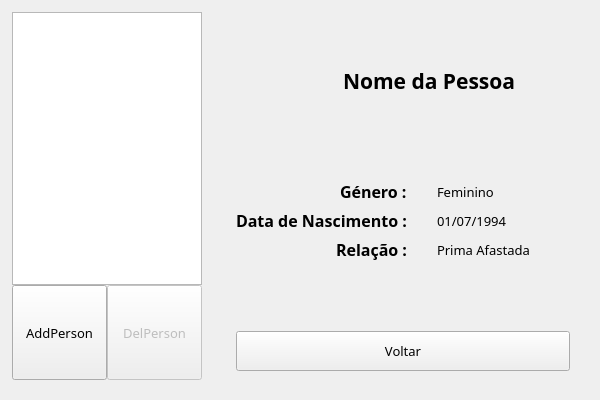
<?xml version="1.0" encoding="UTF-8"?>
<ui version="4.0">
 <class>ManagePeople</class>
 <widget class="QWidget" name="ManagePeople">
  <property name="windowModality">
   <enum>Qt::ApplicationModal</enum>
  </property>
  <property name="geometry">
   <rect>
    <x>0</x>
    <y>0</y>
    <width>600</width>
    <height>400</height>
   </rect>
  </property>
  <property name="sizePolicy">
   <sizepolicy hsizetype="Fixed" vsizetype="Fixed">
    <horstretch>0</horstretch>
    <verstretch>0</verstretch>
   </sizepolicy>
  </property>
  <property name="minimumSize">
   <size>
    <width>600</width>
    <height>400</height>
   </size>
  </property>
  <property name="font">
   <font>
    <family>Century Gothic</family>
    <pointsize>10</pointsize>
    <weight>50</weight>
    <italic>false</italic>
    <bold>false</bold>
   </font>
  </property>
  <property name="windowTitle">
   <string>Gerir Pessoas</string>
  </property>
  <property name="styleSheet">
   <string notr="true">*{
font: 10pt &quot;Century Gothic&quot;;
}
QLabel#Icon{
border-image: url(:/Icons/bin/Icons/People.png);
 }
QLabel{
font: 12pt &quot;Century Gothic&quot;;
}
QLabel#Name{
font: bold 16pt &quot;Century Gothic&quot;;
}
QLabel#Tag_1{
font: bold 12pt &quot;Century Gothic&quot;;
}
QLabel#Tag_2{
font:  bold 12pt &quot;Century Gothic&quot;;
}
QLabel#Tag_3{
font: bold 12pt &quot;Century Gothic&quot;;
}</string>
  </property>
  <layout class="QGridLayout" name="gridLayout_2">
   <item row="0" column="0">
    <layout class="QHBoxLayout" name="horizontalLayout_3">
     <item>
      <widget class="QWidget" name="verticalWidget" native="true">
       <property name="sizePolicy">
        <sizepolicy hsizetype="Maximum" vsizetype="Preferred">
         <horstretch>0</horstretch>
         <verstretch>0</verstretch>
        </sizepolicy>
       </property>
       <property name="maximumSize">
        <size>
         <width>200</width>
         <height>16777215</height>
        </size>
       </property>
       <layout class="QVBoxLayout" name="verticalLayout_3">
        <property name="spacing">
         <number>0</number>
        </property>
        <property name="leftMargin">
         <number>1</number>
        </property>
        <property name="topMargin">
         <number>1</number>
        </property>
        <item>
         <widget class="QListWidget" name="PeopleList"/>
        </item>
        <item>
         <layout class="QHBoxLayout" name="horizontalLayout_4">
          <property name="spacing">
           <number>0</number>
          </property>
          <property name="leftMargin">
           <number>0</number>
          </property>
          <property name="topMargin">
           <number>0</number>
          </property>
          <item>
           <widget class="QToolButton" name="AddPerson">
            <property name="enabled">
             <bool>true</bool>
            </property>
            <property name="sizePolicy">
             <sizepolicy hsizetype="Maximum" vsizetype="Maximum">
              <horstretch>0</horstretch>
              <verstretch>0</verstretch>
             </sizepolicy>
            </property>
            <property name="minimumSize">
             <size>
              <width>95</width>
              <height>95</height>
             </size>
            </property>
            <property name="text">
             <string>AddPerson</string>
            </property>
           </widget>
          </item>
          <item>
           <widget class="QToolButton" name="DelPerson">
            <property name="enabled">
             <bool>false</bool>
            </property>
            <property name="sizePolicy">
             <sizepolicy hsizetype="Fixed" vsizetype="Fixed">
              <horstretch>0</horstretch>
              <verstretch>0</verstretch>
             </sizepolicy>
            </property>
            <property name="minimumSize">
             <size>
              <width>95</width>
              <height>95</height>
             </size>
            </property>
            <property name="text">
             <string>DelPerson</string>
            </property>
           </widget>
          </item>
         </layout>
        </item>
       </layout>
      </widget>
     </item>
     <item>
      <widget class="QWidget" name="verticalWidget" native="true">
       <property name="sizePolicy">
        <sizepolicy hsizetype="MinimumExpanding" vsizetype="MinimumExpanding">
         <horstretch>0</horstretch>
         <verstretch>0</verstretch>
        </sizepolicy>
       </property>
       <layout class="QVBoxLayout" name="verticalLayout">
        <property name="spacing">
         <number>0</number>
        </property>
        <property name="leftMargin">
         <number>0</number>
        </property>
        <property name="topMargin">
         <number>0</number>
        </property>
        <property name="rightMargin">
         <number>0</number>
        </property>
        <property name="bottomMargin">
         <number>0</number>
        </property>
        <item>
         <widget class="QWidget" name="horizontalWidget" native="true">
          <property name="font">
           <font>
            <family>Century Gothic</family>
            <pointsize>10</pointsize>
            <weight>50</weight>
            <italic>false</italic>
            <bold>false</bold>
           </font>
          </property>
          <layout class="QHBoxLayout" name="horizontalLayout">
           <property name="sizeConstraint">
            <enum>QLayout::SetDefaultConstraint</enum>
           </property>
           <property name="leftMargin">
            <number>20</number>
           </property>
           <property name="topMargin">
            <number>20</number>
           </property>
           <property name="rightMargin">
            <number>10</number>
           </property>
           <property name="bottomMargin">
            <number>10</number>
           </property>
           <item>
            <widget class="QLabel" name="Icon">
             <property name="sizePolicy">
              <sizepolicy hsizetype="Maximum" vsizetype="Maximum">
               <horstretch>0</horstretch>
               <verstretch>0</verstretch>
              </sizepolicy>
             </property>
             <property name="minimumSize">
              <size>
               <width>100</width>
               <height>100</height>
              </size>
             </property>
             <property name="text">
              <string/>
             </property>
            </widget>
           </item>
           <item>
            <widget class="QLabel" name="Name">
             <property name="sizePolicy">
              <sizepolicy hsizetype="MinimumExpanding" vsizetype="Preferred">
               <horstretch>0</horstretch>
               <verstretch>0</verstretch>
              </sizepolicy>
             </property>
             <property name="font">
              <font>
               <family>Century Gothic</family>
               <pointsize>16</pointsize>
               <weight>75</weight>
               <bold>true</bold>
              </font>
             </property>
             <property name="text">
              <string>Nome da Pessoa</string>
             </property>
            </widget>
           </item>
          </layout>
         </widget>
        </item>
        <item>
         <widget class="QWidget" name="verticalWidget_2" native="true">
          <property name="sizePolicy">
           <sizepolicy hsizetype="Preferred" vsizetype="MinimumExpanding">
            <horstretch>0</horstretch>
            <verstretch>0</verstretch>
           </sizepolicy>
          </property>
          <layout class="QVBoxLayout" name="verticalLayout_4">
           <item>
            <widget class="QWidget" name="formWidget" native="true">
             <property name="font">
              <font>
               <family>Century Gothic</family>
               <pointsize>10</pointsize>
               <weight>50</weight>
               <italic>false</italic>
               <bold>false</bold>
              </font>
             </property>
             <property name="styleSheet">
              <string notr="true"/>
             </property>
             <layout class="QFormLayout" name="formLayout">
              <property name="labelAlignment">
               <set>Qt::AlignBottom|Qt::AlignRight|Qt::AlignTrailing</set>
              </property>
              <property name="formAlignment">
               <set>Qt::AlignRight|Qt::AlignTop|Qt::AlignTrailing</set>
              </property>
              <property name="horizontalSpacing">
               <number>30</number>
              </property>
              <property name="leftMargin">
               <number>10</number>
              </property>
              <property name="topMargin">
               <number>30</number>
              </property>
              <item row="0" column="0">
               <widget class="QLabel" name="Tag_3">
                <property name="font">
                 <font>
                  <family>Century Gothic</family>
                  <pointsize>12</pointsize>
                  <weight>75</weight>
                  <bold>true</bold>
                 </font>
                </property>
                <property name="text">
                 <string>Género :</string>
                </property>
               </widget>
              </item>
              <item row="0" column="1">
               <widget class="QLabel" name="Gender">
                <property name="text">
                 <string>Feminino</string>
                </property>
               </widget>
              </item>
              <item row="1" column="0">
               <widget class="QLabel" name="Tag_1">
                <property name="font">
                 <font>
                  <family>Century Gothic</family>
                  <pointsize>12</pointsize>
                  <weight>75</weight>
                  <bold>true</bold>
                 </font>
                </property>
                <property name="text">
                 <string>Data de Nascimento :</string>
                </property>
               </widget>
              </item>
              <item row="1" column="1">
               <widget class="QLabel" name="Birth">
                <property name="text">
                 <string>01/07/1994</string>
                </property>
               </widget>
              </item>
              <item row="2" column="0">
               <widget class="QLabel" name="Tag_2">
                <property name="font">
                 <font>
                  <family>Century Gothic</family>
                  <pointsize>12</pointsize>
                  <weight>75</weight>
                  <bold>true</bold>
                 </font>
                </property>
                <property name="text">
                 <string>Relação :</string>
                </property>
               </widget>
              </item>
              <item row="2" column="1">
               <widget class="QLabel" name="Bond">
                <property name="text">
                 <string>Prima Afastada</string>
                </property>
               </widget>
              </item>
             </layout>
            </widget>
           </item>
           <item>
            <widget class="QWidget" name="horizontalWidget" native="true">
             <property name="sizePolicy">
              <sizepolicy hsizetype="MinimumExpanding" vsizetype="Maximum">
               <horstretch>0</horstretch>
               <verstretch>0</verstretch>
              </sizepolicy>
             </property>
             <layout class="QHBoxLayout" name="horizontalLayout_2">
              <property name="leftMargin">
               <number>10</number>
              </property>
              <property name="rightMargin">
               <number>10</number>
              </property>
              <item>
               <widget class="QPushButton" name="Voltar">
                <property name="sizePolicy">
                 <sizepolicy hsizetype="Minimum" vsizetype="Fixed">
                  <horstretch>0</horstretch>
                  <verstretch>0</verstretch>
                 </sizepolicy>
                </property>
                <property name="minimumSize">
                 <size>
                  <width>0</width>
                  <height>40</height>
                 </size>
                </property>
                <property name="text">
                 <string>Voltar</string>
                </property>
               </widget>
              </item>
             </layout>
            </widget>
           </item>
          </layout>
         </widget>
        </item>
       </layout>
      </widget>
     </item>
    </layout>
   </item>
  </layout>
 </widget>
 <resources/>
 <connections/>
</ui>
